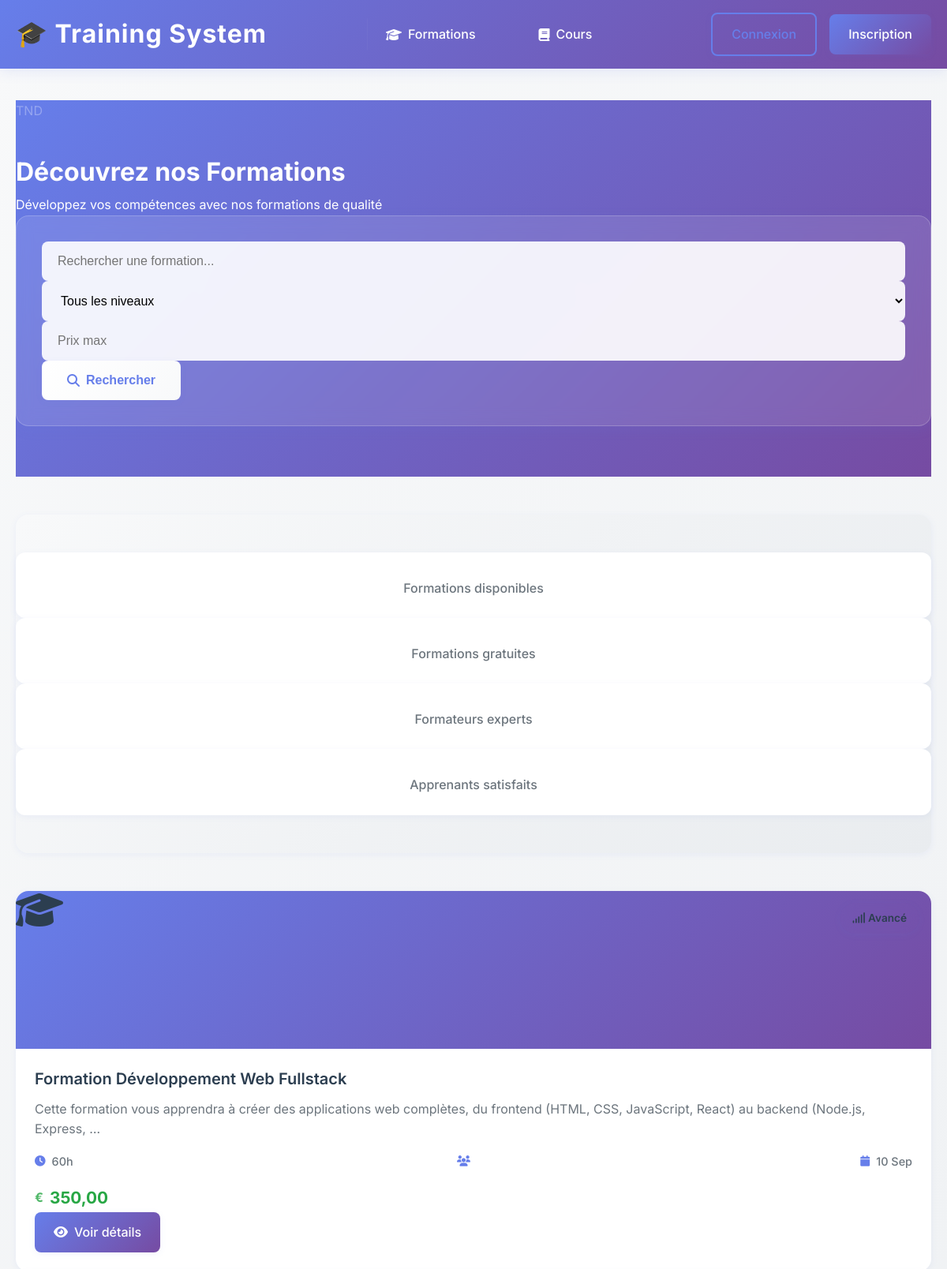
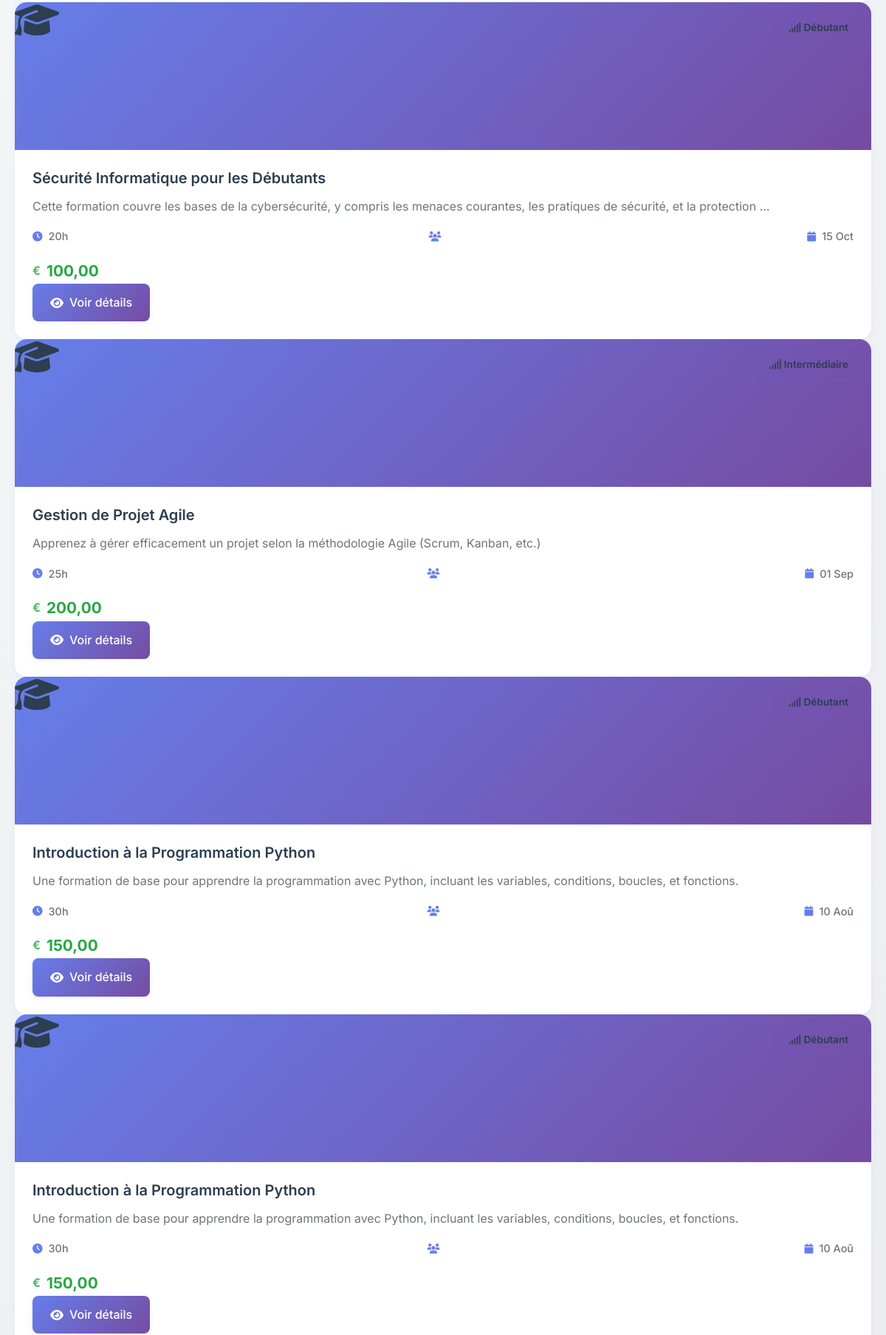
Page /formations/ (upper part) on the committed database (2 pictures, top to bottom).
### formations/models.py (models this page shows, shortened)
class Formation(models.Model):
    titre = models.CharField(max_length=200)
    description = models.TextField()
    objectifs = models.TextField()
    duree_heures = models.PositiveIntegerField(help_text="Durée en heures")
    niveau = models.CharField(max_length=50, choices=[
        ('debutant', 'Débutant'),
        ('intermediaire', 'Intermédiaire'),
        ('avance', 'Avancé'),
        ('expert', 'Expert'),
    ])
    prix = models.DecimalField(max_digits=10, decimal_places=2)
    formateur = models.ForeignKey(Formateur, on_delete=models.CASCADE, null=True, blank=True)
    participants_max = models.PositiveIntegerField(default=20)
    prerequisites = models.TextField(blank=True)
    applications_ouvertes = models.BooleanField(default=False, help_text="Permet aux formateurs de candidater")
    date_limite_candidature = models.DateTimeField(null=True, blank=True, help_text="Date limite pour candidater")
    statut = models.CharField(max_length=50, choices=[
        ('brouillon', 'Brouillon'),
        ('proposition', 'Proposition (candidatures ouvertes)'),
        ('publiee', 'Publiée'),
        ('en_cours', 'En cours'),
        ('terminee', 'Terminée'),
        ('annulee', 'Annulée'),
    ], default='brouillon')
    date_creation = models.DateTimeField(default=timezone.now)
    date_debut = models.DateTimeField()
    date_fin = models.DateTimeField()
    participants = models.ManyToManyField(Apprenant, blank=True, related_name='formations_inscrites')
    class Meta:
        verbose_name = 'Formation'
        verbose_name_plural = 'Formations'
        ordering = ['-date_creation']

### formations/views.py (the view)
# urls.py: path('', views.formations_list, name='list'),
def formations_list(request):
    formations = Formation.objects.filter(statut='publiee').order_by('-date_creation')
    query = request.GET.get('search')
    if query:
        formations = formations.filter(
            Q(titre__icontains=query) |
            Q(description__icontains=query) |
            Q(formateur__utilisateur__nom__icontains=query)
        )
    niveau = request.GET.get('niveau')
    if niveau:
        formations = formations.filter(niveau=niveau)
    context = {
        'formations': formations,
        'niveaux': Formation._meta.get_field('niveau').choices,
        'query': query,
        'selected_niveau': niveau,
    }
    return render(request, 'formations/list.html', context)

### templates/formations/list.html (shortened to what this page needs)
{% extends 'base.html' %}
{% load static %}
{% block content %}
<div class="search-section">
    <div class="container">
        <div class="row">
            <div class="col-lg-8 mx-auto text-center">
                <h1 class="mb-4 display-4 fw-bold">Découvrez nos Formations</h1>
                <p class="lead mb-4">Développez vos compétences avec nos formations de qualité</p>
                <form method="GET" class="search-form">
                    <div class="row g-3">
                        <div class="col-md-4">
                            <input type="text" name="q" class="form-control"
                                   placeholder="Rechercher une formation..." value="{{ request.GET.q }}">
                        </div>
                        <div class="col-md-3">
                            <select name="niveau" class="form-control">
                                <option value="">Tous les niveaux</option>
                            </select>
                        </div>
                        <div class="col-md-2">
                            <input type="number" name="prix_max" class="form-control"
                                   placeholder="Prix max" value="{{ request.GET.prix_max }}">
                        </div>
                        <div class="col-md-3">
                            <button type="submit" class="btn search-btn w-100">
                                <i class="fas fa-search"></i> Rechercher
                            </button>
                        </div>
                    </div>
                </form>
            </div>
        </div>
    </div>
</div>
<div class="stats-section">
    <div class="container">
        <div class="row">
            <div class="col-md-3">
                <div class="stat-item">
                    <div class="stat-label">Formations disponibles</div>
                </div>
            </div>
            <div class="col-md-3">
                <div class="stat-item">
                    <div class="stat-label">Formations gratuites</div>
                </div>
            </div>
            <div class="col-md-3">
                <div class="stat-item">
                    <div class="stat-label">Formateurs experts</div>
                </div>
            </div>
            <div class="col-md-3">
                <div class="stat-item">
                    <div class="stat-label">Apprenants satisfaits</div>
                </div>
            </div>
        </div>
    </div>
</div>
<div class="container">
    {% if formations %}
        <div class="row">
            {% for formation in formations %}
                <div class="col-lg-4 col-md-6 mb-4">
                    <div class="formation-card">
                        {% if formation.image %}
                            <img src="{{ formation.image.url }}" alt="{{ formation.titre }}" class="formation-image">
                        {% else %}
                            <div class="formation-image d-flex align-items-center justify-content-center" style="background: linear-gradient(135deg, var(--primary-color) 0%, var(--secondary-color) 100%);">
                                <i class="fas fa-graduation-cap text-white" style="font-size: 3rem;"></i>
                            </div>
                        {% endif %}
                        <span class="niveau-badge badge bg-light text-dark">
                            <i class="fas fa-signal"></i> {{ formation.get_niveau_display }}
                        </span>
                        <div class="formation-info">
                            <h5 class="formation-title">{{ formation.titre }}</h5>
                            <p class="formation-description">{{ formation.description|truncatewords:20 }}</p>
                            <div class="formation-meta">
                                <div class="meta-item">
                                    <i class="fas fa-clock"></i>
                                    <span>{{ formation.duree_heures }}h</span>
                                </div>
                                <div class="meta-item">
                                    <i class="fas fa-users"></i>
                                </div>
                                <div class="meta-item">
                                    <i class="fas fa-calendar"></i>
                                    <span>{{ formation.date_debut|date:"d M" }}</span>
                                </div>
                            </div>
                            <div class="d-flex justify-content-between align-items-center mb-3">
                                <div class="price-tag">{{ formation.prix }}</div>
                            </div>
                            <div class="formation-actions">
                                <a href="{% url 'formations:detail' formation.id %}" class="btn-details">
                                    <i class="fas fa-eye"></i> Voir détails
                                </a>
                            </div>
                        </div>
                    </div>
                </div>
            {% endfor %}
        </div>
    {% endif %}
</div>
{% endblock %}

### templates/base.html (style rules this page uses)
* { margin: 0; padding: 0; box-sizing: border-box; }
:root { --primary-color: #667eea; --secondary-color: #764ba2; --accent-color: #f093fb; --success-color: #28a745; --warning-color: #ffc107; --danger-color: #dc3545; --info-color: #17a2b8; --light-color: #f8f9fa; --dark-color: #343a40; --text-primary: #2c3e50; --text-secondary: #6c757d; --border-color: #e9ecef; --shadow-light: 0 2px 8px rgba(102,126,234,0.08); --shadow-medium: 0 4px 16px rgba(102,126,234,0.12); --shadow-heavy: 0 8px 32px rgba(102,126,234,0.16); --transition-fast: 0.2s ease; --transition-medium: 0.3s ease; --transition-slow: 0.5s ease; }
body { font-family: 'Inter', 'Segoe UI', Tahoma, Geneva, Verdana, sans-serif; background: linear-gradient(135deg, #f8f9fa 0%, #e9ecef 100%); line-height: 1.7; color: var(--text-primary); font-weight: 400; }
.btn { display: inline-flex; align-items: center; justify-content: center; gap: 0.5rem; padding: 0.75rem 1.5rem; border: none; border-radius: 8px; text-decoration: none; cursor: pointer; font-size: 1rem; font-weight: 500; transition: var(--transition-medium); text-align: center; box-shadow: var(--shadow-light); position: relative; overflow: hidden; min-height: 44px; }
.btn::before { content: ''; position: absolute; top: 50%; left: 50%; width: 0; height: 0; background: rgba(255,255,255,0.2); border-radius: 50%; transform: translate(-50%, -50%); transition: var(--transition-medium); }
.form-control { width: 100%; padding: 0.875rem 1rem; border: 2px solid var(--border-color); border-radius: 8px; font-size: 1rem; transition: var(--transition-medium); background: #fff; }
html { scroll-behavior: smooth; }

### rows in the picture
Formation: niveau "Avancé", titre "Formation Développement Web Fullstack", description "Cette formation vous apprendra à créer des applications web complètes, du frontend (HTML, CSS, JavaScript, React) au backend (Node.js, Express, …", duree_heures "60", date_debut "10 Sep", prix "350,00"
Formation: niveau "Débutant", titre "Sécurité Informatique pour les Débutants", description "Cette formation couvre les bases de la cybersécurité, y compris les menaces courantes, les pratiques de sécurité, et la protection …", duree_heures "20", date_debut "15 Oct", prix "100,00"
Formation: niveau "Intermédiaire", titre "Gestion de Projet Agile", description "Apprenez à gérer efficacement un projet selon la méthodologie Agile (Scrum, Kanban, etc.)", duree_heures "25", date_debut "01 Sep", prix "200,00"
Formation: niveau "Débutant", titre "Introduction à la Programmation Python", description "Une formation de base pour apprendre la programmation avec Python, incluant les variables, conditions, boucles, et fonctions.", duree_heures "30", date_debut "10 Aoû", prix "150,00"
Formation: niveau "Débutant", titre "Introduction à la Programmation Python", description "Une formation de base pour apprendre la programmation avec Python, incluant les variables, conditions, boucles, et fonctions.", duree_heures "30", date_debut "10 Aoû", prix "150,00"
